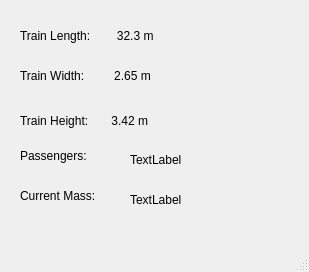
<?xml version="1.0" encoding="UTF-8"?>
<ui version="4.0">
 <class>MainWindow</class>
 <widget class="QMainWindow" name="MainWindow">
  <property name="geometry">
   <rect>
    <x>0</x>
    <y>0</y>
    <width>309</width>
    <height>272</height>
   </rect>
  </property>
  <property name="windowTitle">
   <string>MainWindow</string>
  </property>
  <widget class="QWidget" name="centralwidget">
   <widget class="QLabel" name="trainLength">
    <property name="geometry">
     <rect>
      <x>20</x>
      <y>20</y>
      <width>291</width>
      <height>31</height>
     </rect>
    </property>
    <property name="styleSheet">
     <string notr="true"/>
    </property>
    <property name="text">
     <string>Train Length:        32.3 m</string>
    </property>
   </widget>
   <widget class="QLabel" name="trainWidth">
    <property name="geometry">
     <rect>
      <x>20</x>
      <y>60</y>
      <width>291</width>
      <height>31</height>
     </rect>
    </property>
    <property name="text">
     <string>Train Width:         2.65 m</string>
    </property>
   </widget>
   <widget class="QLabel" name="passengers">
    <property name="geometry">
     <rect>
      <x>20</x>
      <y>140</y>
      <width>91</width>
      <height>31</height>
     </rect>
    </property>
    <property name="text">
     <string>Passengers:</string>
    </property>
   </widget>
   <widget class="QLabel" name="currentMass">
    <property name="geometry">
     <rect>
      <x>20</x>
      <y>180</y>
      <width>111</width>
      <height>31</height>
     </rect>
    </property>
    <property name="text">
     <string>Current Mass: </string>
    </property>
   </widget>
   <widget class="QLabel" name="label">
    <property name="geometry">
     <rect>
      <x>20</x>
      <y>110</y>
      <width>201</width>
      <height>21</height>
     </rect>
    </property>
    <property name="text">
     <string>Train Height:       3.42 m</string>
    </property>
   </widget>
   <widget class="QLabel" name="numPass">
    <property name="geometry">
     <rect>
      <x>130</x>
      <y>150</y>
      <width>63</width>
      <height>20</height>
     </rect>
    </property>
    <property name="text">
     <string>TextLabel</string>
    </property>
   </widget>
   <widget class="QLabel" name="currMass">
    <property name="geometry">
     <rect>
      <x>130</x>
      <y>190</y>
      <width>63</width>
      <height>20</height>
     </rect>
    </property>
    <property name="text">
     <string>TextLabel</string>
    </property>
   </widget>
  </widget>
  <widget class="QMenuBar" name="menubar">
   <property name="geometry">
    <rect>
     <x>0</x>
     <y>0</y>
     <width>309</width>
     <height>26</height>
    </rect>
   </property>
  </widget>
  <widget class="QStatusBar" name="statusbar"/>
 </widget>
 <resources/>
 <connections/>
</ui>
